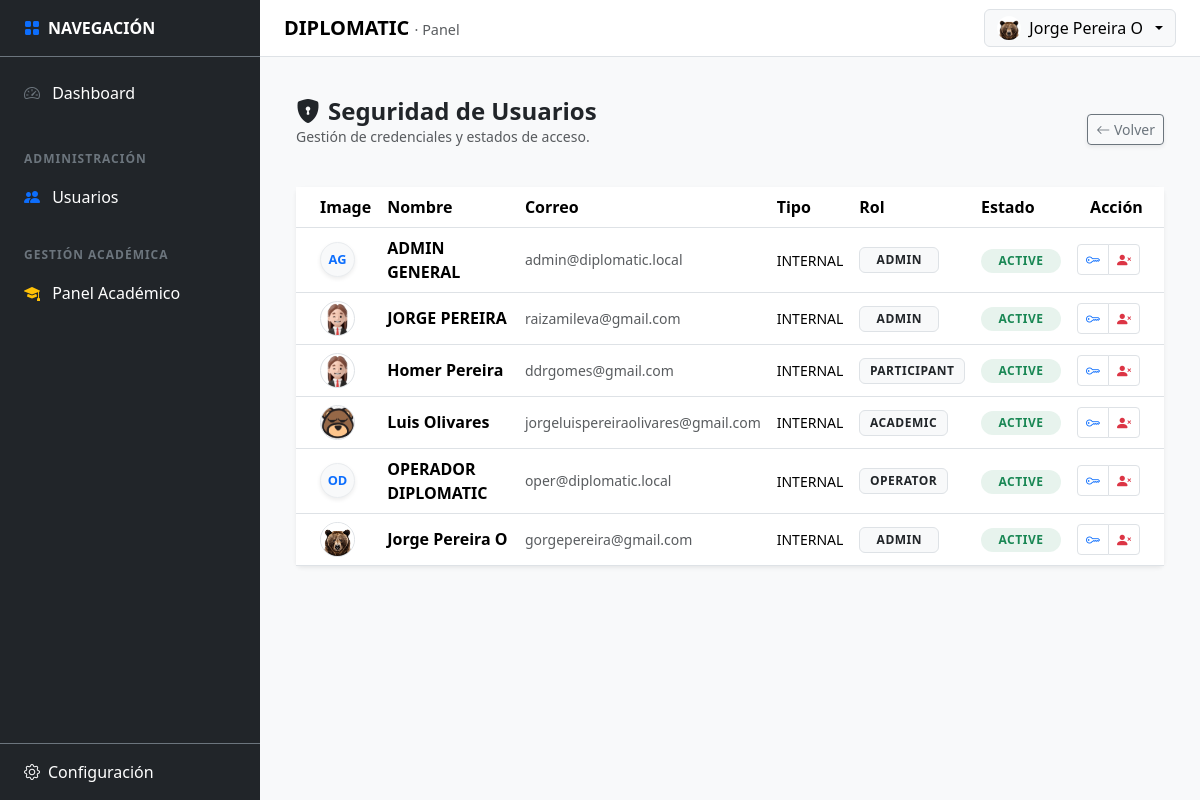
The app's page /public/UserSecurity (signed in) with its own data.
### tables this page shows
CREATE TABLE `tbl_users` (
  `id` int(10) UNSIGNED NOT NULL,
  `user_type` enum('INTERNAL','PARTICIPANT') NOT NULL DEFAULT 'INTERNAL',
  `status` enum('ACTIVE','SUSPENDED','INACTIVE') NOT NULL DEFAULT 'ACTIVE',
  `first_name` varchar(100) NOT NULL,
  `last_name` varchar(100) NOT NULL,
  `email` varchar(190) NOT NULL,
  `role` varchar(60) DEFAULT 'PARTICIPANT',
  `phone` varchar(30) DEFAULT NULL,
  `document_id` varchar(30) DEFAULT NULL,
  `address` text DEFAULT NULL,
  `provenance` varchar(150) DEFAULT NULL,
  `undergraduate_degree` varchar(150) DEFAULT NULL,
  `avatar` varchar(255) DEFAULT 'default_avatar.png',
  `password_hash` varchar(255) NOT NULL,
  `last_login_at` datetime DEFAULT NULL,
  `created_at` datetime NOT NULL DEFAULT current_timestamp(),
  `updated_at` datetime NOT NULL DEFAULT current_timestamp() ON UPDATE current_timestamp(),
  `profile_complete` tinyint(1) DEFAULT 0
);

### app/views/users/security_grid.php (the view, shortened to what the rows shown need)
<link rel="stylesheet" href="/diplomatic/public/assets/css/user_security.css">
<div class="container-fluid py-3">
    <div class="d-flex justify-content-between align-items-center mb-4">
        <div>
            <h2 class="h4 fw-bold mb-0 text-dark"><i class="bi bi-shield-lock-fill me-2"></i>Seguridad de Usuarios</h2>
        </div>
    </div>
    <div class="card shadow-sm border-0">
        <div class="card-body p-0">
            <div class="table-responsive">
                <table class="table table-hover align-middle mb-0 user-security-grid">
                    <thead class="bg-light">
                        <tr>
                            <th class="ps-4">Image</th>
                            <th>Nombre</th>
                            <th>Correo</th>
                            <th>Tipo</th>
                            <th>Rol</th>
                            <th>Estado</th>
                            <th class="text-center">Acción</th>
                        </tr>
                    </thead>
                    <tbody>
                        <?php foreach($users as $u):
                            $fullName = $u['first_name'] . ' ' . $u['last_name'];
                            $initials = strtoupper(substr($u['first_name'], 0, 1) . substr($u['last_name'], 0, 1));
                        ?>
                        <tr>
                            <td class="ps-4">
                                <?php if (!empty($u['avatar']) && $u['avatar'] !== 'default_avatar.png'): ?>
                                    <img src="/diplomatic/public/assets/img/avatars/<?= $u['avatar'] ?>" width="35" height="35" class="rounded-circle border object-fit-cover">
                                <?php else: ?>
                                    <div class="rounded-circle bg-light d-flex align-items-center justify-content-center border shadow-sm text-primary fw-bold" style="width: 35px; height: 35px; font-size: 0.8rem;">
                                        <?= $initials ?>
                                    </div>
                                <?php endif; ?>
                            </td>
                            <td class="fw-bold"><?= $fullName ?></td>
                            <td class="text-muted small"><?= $u['email'] ?></td>
                            <td><small><?= $u['user_type'] ?></small></td>
                            <td><span class="badge bg-light text-dark border small"><?= $u['role'] ?></span></td>
                            <td>
                                <span class="badge rounded-pill bg-<?= ($u['status'] === 'ACTIVE') ? 'success' : 'danger' ?> bg-opacity-10 text-<?= ($u['status'] === 'ACTIVE') ? 'success' : 'danger' ?> px-3">
                                    <?= $u['status'] ?>
                                </span>
                            </td>
                            <td class="text-center pe-4">
                                <div class="btn-group">
                                    <button class="btn btn-white btn-sm border" onclick="UserSecurity.openResetModal(<?= $u['id'] ?>, '<?= $u['email'] ?>')" title="Cambiar Clave">
                                        <i class="bi bi-key text-primary"></i>
                                    </button>
                                    <?php if($u['status'] === 'ACTIVE'): ?>
                                        <button class="btn btn-white btn-sm border" onclick="UserSecurity.toggleStatus(<?= $u['id'] ?>, '<?= $u['email'] ?>', 'INACTIVE')" title="Inactivar">
                                            <i class="bi bi-person-x-fill text-danger"></i>
                                        </button>
                                    <?php else: ?>
                                        <button class="btn btn-white btn-sm border" onclick="UserSecurity.toggleStatus(<?= $u['id'] ?>, '<?= $u['email'] ?>', 'ACTIVE')" title="Activar">
                                            <i class="bi bi-person-check-fill text-success"></i>
                                        </button>
                                    <?php endif; ?>
                                </div>
                            </td>
                        </tr>
                        <?php endforeach; ?>
                    </tbody>
                </table>
            </div>
        </div>
    </div>
</div>

### records on screen
tbl_users: initials "AG", fullName "ADMIN GENERAL", email "admin@diplomatic.local", user_type "INTERNAL", role "ADMIN", status "ACTIVE"
tbl_users: avatar (picture), fullName "JORGE PEREIRA", email "raizamileva@gmail.com", user_type "INTERNAL", role "ADMIN", status "ACTIVE"
tbl_users: avatar (picture), fullName "Homer Pereira", email "ddrgomes@gmail.com", user_type "INTERNAL", role "PARTICIPANT", status "ACTIVE"
tbl_users: avatar (picture), fullName "Luis Olivares", email "jorgeluispereiraolivares@gmail.com", user_type "INTERNAL", role "ACADEMIC", status "ACTIVE"
tbl_users: initials "OD", fullName "OPERADOR DIPLOMATIC", email "oper@diplomatic.local", user_type "INTERNAL", role "OPERATOR", status "ACTIVE"
tbl_users: avatar (picture), fullName "Jorge Pereira O", email "gorgepereira@gmail.com", user_type "INTERNAL", role "ADMIN", status "ACTIVE"

### other values on screen
$userName "Jorge Pereira O"
